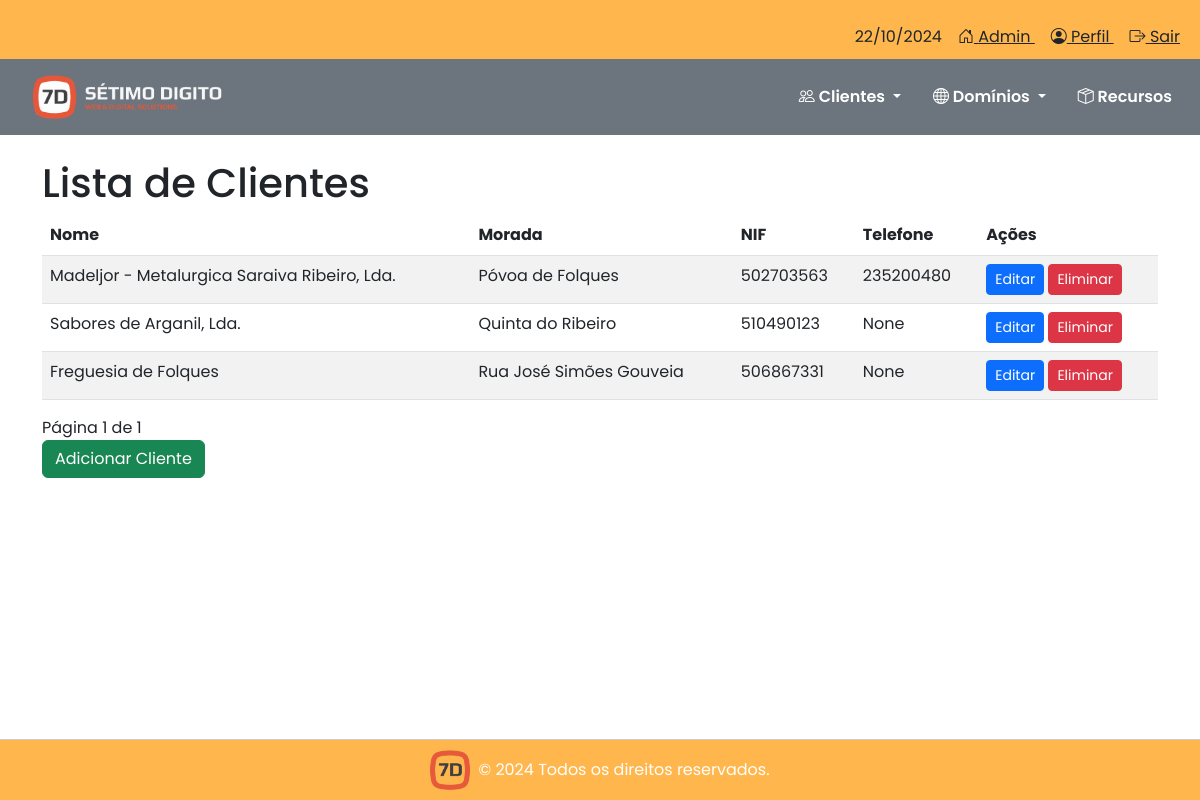
/clientes/, run on the app's committed database.
### clientes/models.py (models this page shows, shortened)
class Cliente(models.Model):
    nome = models.CharField(max_length=255)
    nif = models.CharField(max_length=9, verbose_name='Número de Identificação Fiscal')
    morada = models.CharField(max_length=255, blank=True, null=True)
    codigo_postal = models.CharField(max_length=10, blank=True, null=True)
    localidade = models.CharField(max_length=100, blank=True, null=True)
    telefone = models.CharField(max_length=15, blank=True, null=True)
    email = models.EmailField(blank=True, null=True)
    website = models.URLField(blank=True, null=True)
    cliente_desde = models.DateField(blank=True, null=True)

### clientes/views.py (the view)
# urls.py: path('clientes/', views.listar_clientes, name='listar_clientes'),
def listar_clientes(request):
    clientes = Cliente.objects.all()  # Query para buscar todos os clientes
    paginator = Paginator(clientes, 10)  # Mostra 10 clientes por página
    page_number = request.GET.get('page')  # Obtém o número da página atual
    page_obj = paginator.get_page(page_number)  # Obtém os dados da página atual
    return render(request, 'clientes/listar_clientes.html', {'page_obj': page_obj})

### clientes/templates/clientes/listar_clientes.html (shortened to what this page needs)
{% extends 'base.html' %}
{% load static %}
{% block content %}
<h1 class="mt-4">Lista de Clientes</h1>
<table class="table table-striped">
    <thead>
        <tr>
            <th>Nome</th>
            <th>Morada</th>
            <th>NIF</th>
            <th>Telefone</th>
            <th>Ações</th>
        </tr>
    </thead>
    <tbody>
        {% for cliente in page_obj %}
        <tr>
            <td>{{ cliente.nome }}</td>
            <td>{{ cliente.morada }}</td>
            <td>{{ cliente.nif }}</td>
            <td>{{ cliente.telefone }}</td>
            <td>
                <a href="{% url 'editar_cliente' cliente.id %}" class="btn btn-sm btn-primary">Editar</a>
                <a href="{% url 'apagar_cliente' cliente.id %}" class="btn btn-sm btn-danger">Eliminar</a>
            </td>
        </tr>
        {% empty %}
        <tr>
            <td colspan="5">Nenhum cliente encontrado.</td>
        </tr>
        {% endfor %}
    </tbody>
</table>
<div class="pagination">
    <span class="step-links">
        <span class="current">
            Página {{ page_obj.number }} de {{ page_obj.paginator.num_pages }}
        </span>
    </span>
</div>
<a href="{% url 'adicionar_cliente' %}" class="btn btn-success">Adicionar Cliente</a>
{% endblock %}

### static/css/styles.css (style rules this page uses)
body { font-family: 'Poppins', sans-serif; padding-bottom: 100px; }

### data on the page
Cliente: nome "Madeljor - Metalurgica Saraiva Ribeiro, Lda.", morada "Póvoa de Folques", nif "502703563", telefone "235200480"
Cliente: nome "Sabores de Arganil, Lda.", morada "Quinta do Ribeiro", nif "510490123", telefone "None"
Cliente: nome "Freguesia de Folques", morada "Rua José Simões Gouveia", nif "506867331", telefone "None"

### other printed values
{{ today }} "22/10/2024"
{{ page_obj.number }} "1"
{{ page_obj.paginator.num_pages }} "1"
{{ current_year }} "2024"
